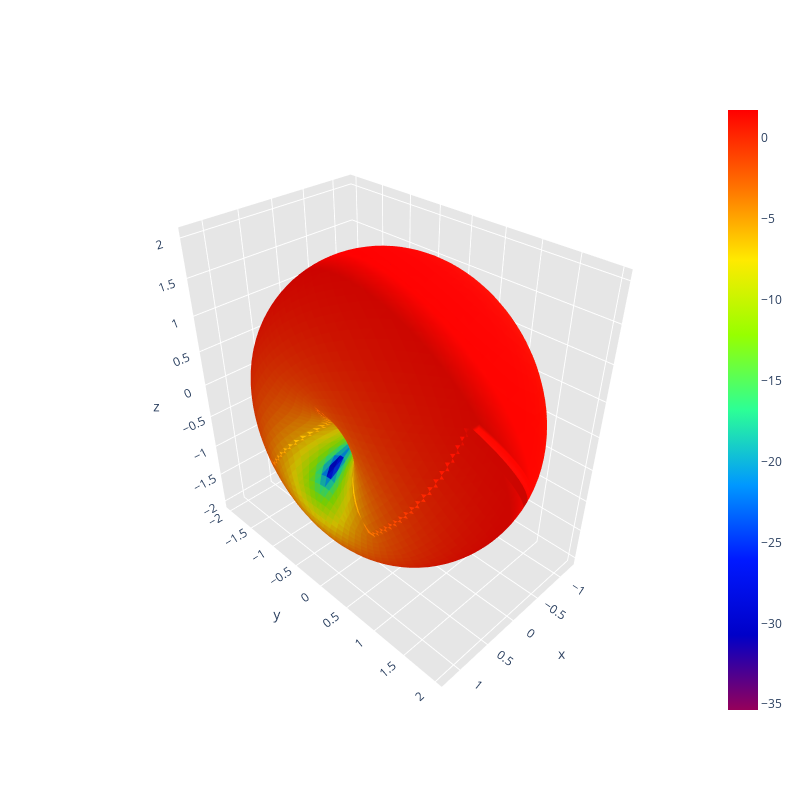

Notebook cell for this chart:
### Code cell
from backend.efield.efield1 import calculate_electric_magnetic_field_at_point
from backend.efield.efield2 import radiation_intensity_distribution_over_sphere_surface
from backend.efield.efield3 import antenna_directivity_pattern

# Dense mesh for a sphere used in radiation calculations
filename_sphere_dense = '../../sphere_mesh/sphere_dense.mat'

mesh2_mat = 'data/antennas_mesh2/sim_optimize_ifa_mesh2.mat'
current_mat = 'data/antennas_current/sim_optimize_ifa_current.mat'
gain_power_mat = 'data/antennas_gain_power/sim_optimize_ifa_gain_power.mat'

observationPoint = np.array([100, 0, 0])

calculate_electric_magnetic_field_at_point(mesh2_mat, current_mat, observationPoint, radiation=True)

print("Calculating radiation intensity distribution over sphere surface...")
radiation_intensity_distribution_over_sphere_surface(mesh2_mat, current_mat, filename_sphere_dense, radiation=True, save_image=True)

# Step 3: Generating the directivity pattern
print("Generating antenna directivity pattern...")
antenna_directivity_pattern(mesh2_mat, current_mat, gain_power_mat, radiation=True, save_image=True)

### Figure 1 — Plotly figure (JSON) as saved in the notebook; plotly's stock layout.template omitted (floating-point values rounded to 4 significant figures; data arrays with more than 128 entries replaced by an {"elided": "..."} marker saying what was removed)
{"data": [{"facecolor": {"elided": "8000 str values"}, "i": {"elided": "8000 int values"}, "j": {"elided": "8000 int values"}, "k": {"elided": "8000 int values"}, "name": "", "type": "mesh3d", "x": {"elided": "4002 float values"}, "y": {"elided": "4002 float values"}, "z": {"elided": "4002 float values"}}, {"hoverinfo": "none", "marker": {"color": [-35.36, 1.743], "colorscale": [[0, "rgb(150, 0, 90)"], [0.125, "rgb(0, 0, 200)"], [0.25, "rgb(0, 25, 255)"], [0.375, "rgb(0, 152, 255)"], [0.5, "rgb(44, 255, 150)"], [0.625, "rgb(151, 255, 0)"], [0.75, "rgb(255, 234, 0)"], [0.875, "rgb(255, 111, 0)"], [1, "rgb(255, 0, 0)"]], "showscale": true, "size": 0.1}, "mode": "markers", "showlegend": false, "type": "scatter3d", "x": [0.1234], "y": [0.08969], "z": [1.992]}], "layout": {"height": 800, "scene": {"aspectratio": {"x": 0.6181, "y": 0.9884, "z": 1}, "xaxis": {"backgroundcolor": "rgb(230, 230, 230)", "gridcolor": "rgb(255, 255, 255)", "showbackground": true, "zerolinecolor": "rgb(255, 255, 255)"}, "yaxis": {"backgroundcolor": "rgb(230, 230, 230)", "gridcolor": "rgb(255, 255, 255)", "showbackground": true, "zerolinecolor": "rgb(255, 255, 255)"}, "zaxis": {"backgroundcolor": "rgb(230, 230, 230)", "gridcolor": "rgb(255, 255, 255)", "showbackground": true, "zerolinecolor": "rgb(255, 255, 255)"}}, "title": {"text": ""}, "width": 800}}
